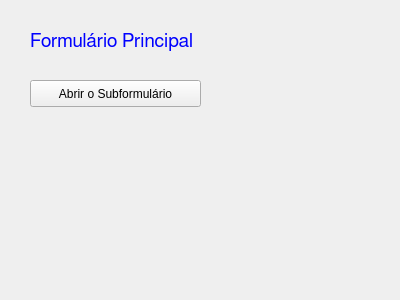
<?xml version="1.0" encoding="UTF-8"?>
<ui version="4.0">
 <class>FormularioPrincipal</class>
 <widget class="QWidget" name="FormularioPrincipal">
  <property name="geometry">
   <rect>
    <x>0</x>
    <y>0</y>
    <width>400</width>
    <height>300</height>
   </rect>
  </property>
  <property name="windowTitle">
   <string>Formulario Principal</string>
  </property>
  <widget class="QPushButton" name="pushButton">
   <property name="geometry">
    <rect>
     <x>30</x>
     <y>80</y>
     <width>171</width>
     <height>27</height>
    </rect>
   </property>
   <property name="text">
    <string>Abrir o Subformulário</string>
   </property>
  </widget>
  <widget class="QLabel" name="label">
   <property name="geometry">
    <rect>
     <x>30</x>
     <y>30</y>
     <width>171</width>
     <height>21</height>
    </rect>
   </property>
   <property name="palette">
    <palette>
     <active>
      <colorrole role="WindowText">
       <brush brushstyle="SolidPattern">
        <color alpha="255">
         <red>0</red>
         <green>0</green>
         <blue>255</blue>
        </color>
       </brush>
      </colorrole>
     </active>
     <inactive>
      <colorrole role="WindowText">
       <brush brushstyle="SolidPattern">
        <color alpha="255">
         <red>0</red>
         <green>0</green>
         <blue>255</blue>
        </color>
       </brush>
      </colorrole>
     </inactive>
     <disabled>
      <colorrole role="WindowText">
       <brush brushstyle="SolidPattern">
        <color alpha="255">
         <red>123</red>
         <green>123</green>
         <blue>123</blue>
        </color>
       </brush>
      </colorrole>
     </disabled>
    </palette>
   </property>
   <property name="font">
    <font>
     <family>FreeSans</family>
     <pointsize>14</pointsize>
    </font>
   </property>
   <property name="text">
    <string>Formulário Principal</string>
   </property>
  </widget>
 </widget>
 <layoutdefault spacing="6" margin="11"/>
 <resources/>
 <connections/>
</ui>
